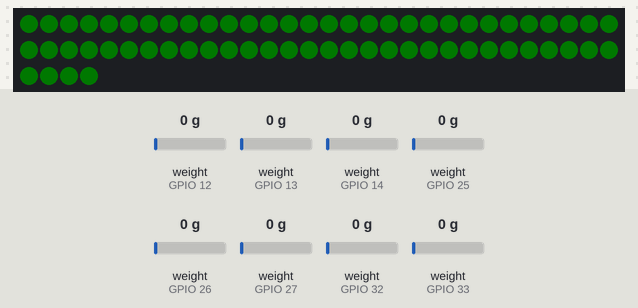
Simulated run of this sketch. Board: ESP32. On the bench: 64 RGB LEDs in strip order, left to right, continuing on the next row. Inputs (shaded band) come from the test bench; at power-on: weight on the scale (sensors on GPIO 12, GPIO 13, GPIO 14, GPIO 25, GPIO 26, GPIO 27, GPIO 32, GPIO 33) 0 g. Dim RGB values are drawn brighter than linear; WiFi joins after 1.5 s; servers stay silent unless stated; no MQTT or app messages arrive unless stated.

Above: at 1.6 s.

The sketch:

esp32-a-cabinet.ino
```cpp
/*
 * PIT-OS ESP32-A — 16U 储存柜分控
 * 功能：HX711 称重 ×8 + WS2812 格位 LED ×64 + 柜门磁 ×8 + MQTT
 * 通信：WiFi → MQTT Broker（树莓派 5）
 */
#include <WiFi.h>
#include <PubSubClient.h>
#include <HX711.h>
#include <FastLED.h>

/* ---------- 配置（部署前修改） ---------- */
const char* WIFI_SSID   = "PIT-NET";
const char* WIFI_PASS   = "your-password";
const char* MQTT_HOST   = "192.168.1.10";   // 树莓派 IP
const uint16_t MQTT_PORT = 1883;
const char* MQTT_USER   = "pit-device";
const char* MQTT_PASS   = "change-this-password";
const char* DEVICE_ID   = "esp32-a";

/* ---------- 引脚映射（见 hardware/README.md §3） ---------- */
// HX711 ×8：DT 各一，SCK 共用
const uint8_t HX_DT[8]  = {32, 33, 25, 26, 27, 14, 12, 13};
const uint8_t HX_SCK    = 15;
// WS2812 ×64（每格 1 颗，U1-U8 各 8 颗串联）
const uint8_t LED_PIN   = 22;
const uint16_t LED_NUM  = 64;
// 柜门磁 ×8
const uint8_t DOOR[8]   = {34, 35, 36, 39, 4, 16, 17, 5};

/* ---------- 单元元数据 ---------- */
const char* UNIT_NAMES[8] = {
  "手动工具抽屉", "电动工具抽屉", "批头 · 钻头耗材", "螺丝螺母格柜",
  "接头 · 线材",   "扎带 · 耗材",   "电工仪表",       "维修临时托盘",
};
const char* UNIT_NOTES[8] = {
  "内六角 / 扳手 / 钳", "电螺丝刀 / 热风枪", "PH / TX / 内六角批头", "M3 / M4 / M5 / 垫片",
  "Anderson / XT60 / 线", "扎带 / 热缩管 / 胶带", "万用表 / 夹表", "按工序分组收纳",
};

WiFiClient espClient;
PubSubClient mqtt(espClient);
HX711 scales[8];
CRGB leds[LED_NUM];

/* 格位 LED 索引：unit(0-7) * 8 + slot(0-7) */
uint16_t ledIndex(uint8_t unit, uint8_t slot) { return unit * 8 + slot; }

/* 定位闪烁状态 */
struct Blink { int16_t unit; int16_t slot; uint32_t until; };
Blink blinkState = { -1, -1, 0 };

/* 称重校准（部署时用已知砝码校准） */
float CAL_FACTOR[8] = { 420.f, 420.f, 420.f, 420.f, 420.f, 420.f, 420.f, 420.f };
long  TARE[8]       = { 0, 0, 0, 0, 0, 0, 0, 0 };

void publish(const char* topic, const String& payload, bool retain = true) {
  mqtt.publish(topic, payload.c_str(), retain);
}

void publishUnit(uint8_t i) {
  char topic[64];
  snprintf(topic, sizeof(topic), "pit/esp32-a/units/U%d", i + 1);
  float w = scales[i].get_units(5);  // 克
  int pct = constrain((int)(w / 8.0f), 0, 100);  // 粗略映射，按实际满载重量调整
  String level = pct < 20 ? "low" : "ok";
  String status = pct < 20 ? "库存偏低" : "库存正常";
  String payload = "{";
  payload += "\"name\":\"" + String(UNIT_NAMES[i]) + "\",";
  payload += "\"note\":\"" + String(UNIT_NOTES[i]) + "\",";
  payload += "\"status\":\"" + status + "\",";
  payload += "\"level\":\"" + level + "\",";
  payload += "\"pct\":" + String(pct);
  payload += "}";
  publish(topic, payload);
}

void publishToolState(const char* slot, const char* name, const char* unit,
                      const char* state, const char* who = "", const char* time = "") {
  char topic[64];
  snprintf(topic, sizeof(topic), "pit/esp32-a/tools/%s", slot);
  String payload = "{";
  payload += "\"name\":\"" + String(name) + "\",";
  payload += "\"unit\":\"" + String(unit) + "\",";
  payload += "\"state\":\"" + String(state) + "\"";
  if (strlen(who))  payload += ",\"who\":\"" + String(who) + "\"";
  if (strlen(time)) payload += ",\"time\":\"" + String(time) + "\"";
  payload += "}";
  publish(topic, payload);
}

/* MQTT 下行：定位闪烁 / 控制 */
void onMqtt(char* topic, byte* payload, unsigned int len) {
  String t(topic);
  String p;
  for (unsigned int i = 0; i < len; i++) p += (char)payload[i];

  if (t.startsWith("pit/control/locate/")) {
    // pit/control/locate/U1-03 → 单元 1 格位 3
    String slot = t.substring(strlen("pit/control/locate/"));
    int dash = slot.indexOf('-');
    if (dash > 0) {
      blinkState.unit = slot.substring(1, dash).toInt() - 1;   // "U1"→0
      blinkState.slot = slot.substring(dash + 1).toInt() - 1;
      blinkState.until = millis() + 15000;
    }
  } else if (t.startsWith("pit/control/locate-unit/")) {
    String unit = t.substring(strlen("pit/control/locate-unit/"));
    blinkState.unit = unit.substring(1).toInt() - 1;
    blinkState.slot = -1;   // 整单元
    blinkState.until = millis() + 15000;
  }
}

void reconnect() {
  while (!mqtt.connected()) {
    if (mqtt.connect(DEVICE_ID, MQTT_USER, MQTT_PASS, "pit/esp32-a/status", 1, true, "offline")) {
      publish("pit/esp32-a/status", "online");
      mqtt.subscribe("pit/control/locate/#");
      mqtt.subscribe("pit/control/locate-unit/#");
    } else {
      delay(2000);
    }
  }
}

void setup() {
  Serial.begin(115200);
  WiFi.begin(WIFI_SSID, WIFI_PASS);
  while (WiFi.status() != WL_CONNECTED) delay(300);
  mqtt.setServer(MQTT_HOST, MQTT_PORT);
  mqtt.setCallback(onMqtt);

  for (uint8_t i = 0; i < 8; i++) {
    scales[i].begin(HX_DT[i], HX_SCK);
    scales[i].set_scale(CAL_FACTOR[i]);
    scales[i].set_offset(TARE[i]);
    pinMode(DOOR[i], INPUT_PULLUP);
  }
  FastLED.addLeds<WS2812B, LED_PIN, GRB>(leds, LED_NUM);
  FastLED.setBrightness(80);
}

uint32_t lastReport = 0;
void loop() {
  if (!mqtt.connected()) reconnect();
  mqtt.loop();

  /* 每 2s 上报称重与单元状态 */
  if (millis() - lastReport > 2000) {
    lastReport = millis();
    for (uint8_t i = 0; i < 8; i++) publishUnit(i);
  }

  /* LED 渲染：定位目标闪烁黄，其余按库存状态 */
  bool blinkOn = (millis() / 400) % 2 == 0;
  for (uint8_t u = 0; u < 8; u++) {
    for (uint8_t s = 0; s < 8; s++) {
      uint16_t idx = ledIndex(u, s);
      if (blinkState.until > millis() &&
          (blinkState.unit == (int16_t)u && (blinkState.slot == -1 || blinkState.slot == (int16_t)s))) {
        leds[idx] = blinkOn ? CRGB::Yellow : CRGB::Black;
      } else {
        leds[idx] = CRGB(0, 8, 0);  // 微亮待机
      }
    }
  }
  FastLED.show();
}
```
